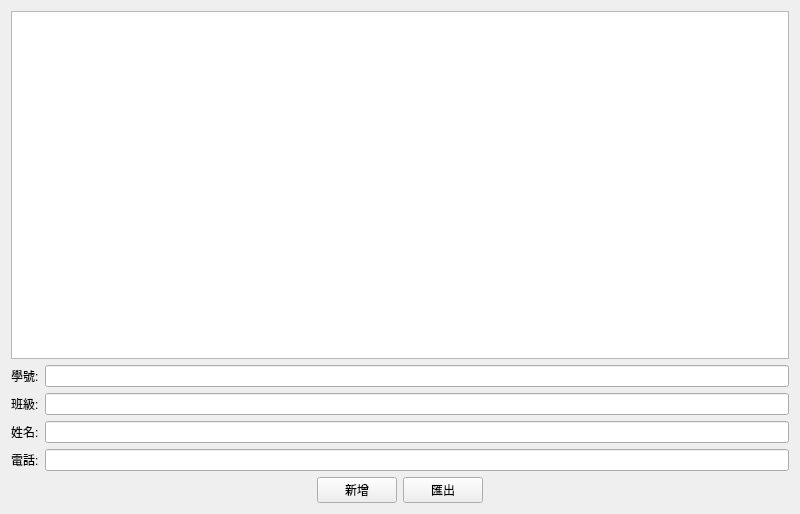
<?xml version="1.0" encoding="UTF-8"?>
<ui version="4.0">
 <class>mywidget</class>
 <widget class="QWidget" name="mywidget">
  <property name="geometry">
   <rect>
    <x>0</x>
    <y>0</y>
    <width>800</width>
    <height>514</height>
   </rect>
  </property>
  <property name="windowTitle">
   <string>mywidget</string>
  </property>
  <layout class="QVBoxLayout" name="verticalLayout_2">
   <item>
    <layout class="QVBoxLayout" name="verticalLayout">
     <item>
      <widget class="QTableWidget" name="tableWidget"/>
     </item>
     <item>
      <layout class="QGridLayout" name="gridLayout">
       <item row="1" column="0">
        <widget class="QLabel" name="label_2">
         <property name="text">
          <string>班級:</string>
         </property>
        </widget>
       </item>
       <item row="0" column="1">
        <widget class="QLineEdit" name="lineEdit"/>
       </item>
       <item row="0" column="0">
        <widget class="QLabel" name="label">
         <property name="text">
          <string>學號:</string>
         </property>
        </widget>
       </item>
       <item row="2" column="0">
        <widget class="QLabel" name="label_3">
         <property name="text">
          <string>姓名:</string>
         </property>
        </widget>
       </item>
       <item row="1" column="1">
        <widget class="QLineEdit" name="lineEdit_2"/>
       </item>
       <item row="2" column="1">
        <widget class="QLineEdit" name="lineEdit_3"/>
       </item>
       <item row="3" column="0">
        <widget class="QLabel" name="label_4">
         <property name="text">
          <string>電話:</string>
         </property>
        </widget>
       </item>
       <item row="3" column="1">
        <widget class="QLineEdit" name="lineEdit_4"/>
       </item>
      </layout>
     </item>
     <item>
      <layout class="QHBoxLayout" name="horizontalLayout_2">
       <item>
        <spacer name="horizontalSpacer">
         <property name="orientation">
          <enum>Qt::Orientation::Horizontal</enum>
         </property>
         <property name="sizeHint" stdset="0">
          <size>
           <width>40</width>
           <height>20</height>
          </size>
         </property>
        </spacer>
       </item>
       <item>
        <widget class="QPushButton" name="pushButton">
         <property name="text">
          <string>新增</string>
         </property>
        </widget>
       </item>
       <item>
        <widget class="QPushButton" name="pushButton_2">
         <property name="text">
          <string>匯出</string>
         </property>
        </widget>
       </item>
       <item>
        <spacer name="horizontalSpacer_2">
         <property name="orientation">
          <enum>Qt::Orientation::Horizontal</enum>
         </property>
         <property name="sizeHint" stdset="0">
          <size>
           <width>40</width>
           <height>20</height>
          </size>
         </property>
        </spacer>
       </item>
      </layout>
     </item>
    </layout>
   </item>
  </layout>
 </widget>
 <resources/>
 <connections/>
</ui>
